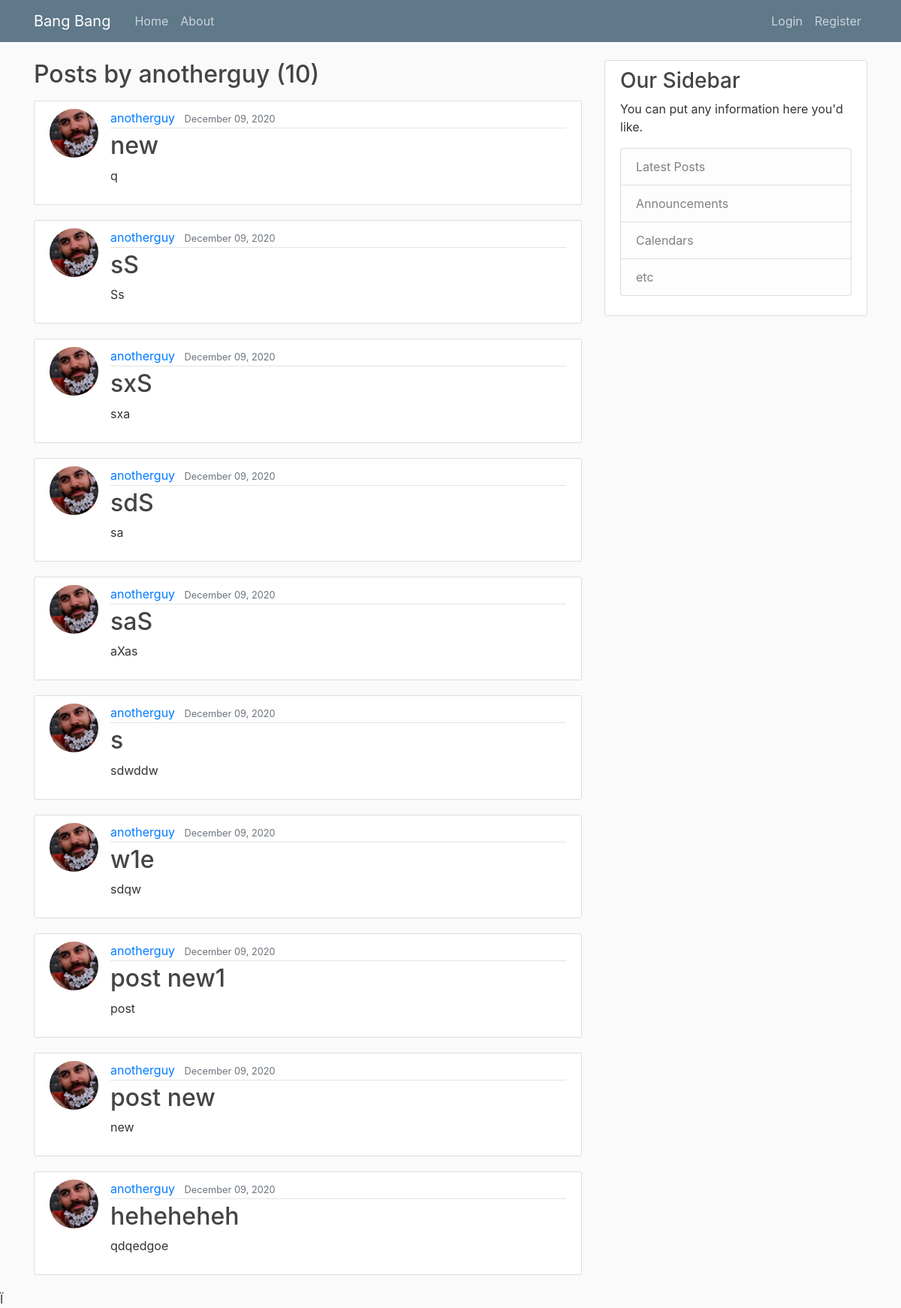
Page /user/anotherguy/ on the committed database.
### blog/models.py (models this page shows, shortened)
class Post(models.Model):
    title = models.CharField(max_length=100)
    content = models.TextField()
    date_posted = models.DateTimeField(default=timezone.now)
    author = models.ForeignKey(User, on_delete=models.CASCADE)

### users/models.py (models this page shows, shortened)
class Profile(models.Model):
    user = models.OneToOneField(User, on_delete=models.CASCADE)
    image = models.ImageField(default='default.jpg', upload_to='profile_pics')

### blog/views.py (the view)
# urls.py: path('user/<str:username>/', UserPostListView.as_view(), name='user-posts'),
class UserPostListView(ListView):
    model = Post
    template_name = 'blog/user_posts.html'  # <app>/<model>_<viewtype>.html
    context_object_name = 'posts'
    paginate_by = 10
    def get_queryset(self):
        user = get_object_or_404(User, username=self.kwargs.get('username'))
        return Post.objects.filter(author=user).order_by('-date_posted')

### blog/templates/blog/user_posts.html (shortened to what this page needs)
{% extends "blog/base.html" %}
{% block content %}
    <h2 class="mb-3" >Posts by {{ view.kwargs.username }} ({{ page_obj.paginator.count }}) </h2>
    {% for post in posts %}
        <article class="media content-section">
        <img src="{{ post.author.profile.image.url }}" class="rounded-circle article-img" alt="">
          <div class="media-body">
            <div class="article-metadata">
              <a class="mr-2" href="#">{{ post.author }}</a>
              <small class="text-muted">{{ post.date_posted|date:"F d, Y" }}</small>
            </div>
            <h2><a class="article-title" href="{% url 'post-detail' post.id %}">{{ post.title }}</a></h2>
            <p class="article-content">{{ post.content }}</p>
          </div>
        </article>
 {% endfor %}
{% endblock content %}

### blog/static/blog/main.css (style rules this page uses)
body { background: #fafafa; color: #333333; margin-top: 5rem; }
h1, h2, h3, h4, h5, h6 { color: #444444; }
.content-section { background: #ffffff; padding: 10px 20px; border: 1px solid #dddddd; border-radius: 3px; margin-bottom: 20px; }
.article-title { color: #444444; }
.article-content { white-space: pre-line; }
.article-img { height: 65px; width: 65px; margin-right: 16px; }
.article-metadata { padding-bottom: 1px; margin-bottom: 4px; border-bottom: 1px solid #e3e3e3 }

### rows in the picture
Post: author.profile.image (placeholder picture), author "anotherguy", date_posted "December 09, 2020", title "new", content "q"
Post: author.profile.image (placeholder picture), author "anotherguy", date_posted "December 09, 2020", title "sS", content "Ss"
Post: author.profile.image (placeholder picture), author "anotherguy", date_posted "December 09, 2020", title "sxS", content "sxa"
Post: author.profile.image (placeholder picture), author "anotherguy", date_posted "December 09, 2020", title "sdS", content "sa"
Post: author.profile.image (placeholder picture), author "anotherguy", date_posted "December 09, 2020", title "saS", content "aXas"
Post: author.profile.image (placeholder picture), author "anotherguy", date_posted "December 09, 2020", title "s", content "sdwddw"
Post: author.profile.image (placeholder picture), author "anotherguy", date_posted "December 09, 2020", title "w1e", content "sdqw"
Post: author.profile.image (placeholder picture), author "anotherguy", date_posted "December 09, 2020", title "post new1", content "post"
Post: author.profile.image (placeholder picture), author "anotherguy", date_posted "December 09, 2020", title "post new", content "new"
Post: author.profile.image (placeholder picture), author "anotherguy", date_posted "December 09, 2020", title "heheheheh", content "qdqedgoe"

### other values in the picture
{{ view.kwargs.username }} "anotherguy"
{{ page_obj.paginator.count }} "10"
